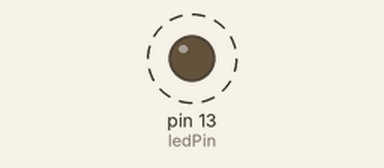
Simulated run of this sketch. Board: Arduino Uno, built with avr-gcc and run on an emulated ATmega328P. Shown: output pins drawn as LEDs (lit = HIGH). Dashed ring = blinking.

Above: at 0.5 s.
Timing chart, 0 to 4.6 s (numbered marks = the images above):
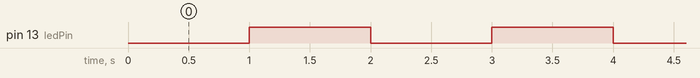

The sketch:

Per_saber_mes_1.ino
```cpp
const int ledPin =  13;                  // the number of the LED pin
int ledState = LOW;                      // ledState used to set the LED
unsigned long previousMillis = 0;        // last time LED was updated
const long interval = 1000;              //interval at which to blink

void setup()
{
   pinMode(ledPin, OUTPUT);  // set the digital pin as output
}

void loop()
{
                // save the last time you blinked the LED
  unsigned long currentMillis = millis();
                // if the LED is off turn it on and vice-versa
  if (currentMillis - previousMillis >= interval)
  {
    previousMillis = currentMillis;
    if (ledState == LOW)
    {
      ledState = HIGH;
    }
    else
    {
      ledState = LOW;
    }
          // set the LED with the ledState of the variable
    digitalWrite(ledPin, ledState);
  }
}
```

Measured:
- by itself, pin 13 (ledPin): alternates HIGH for 1.0 s and LOW for 1.0 s
